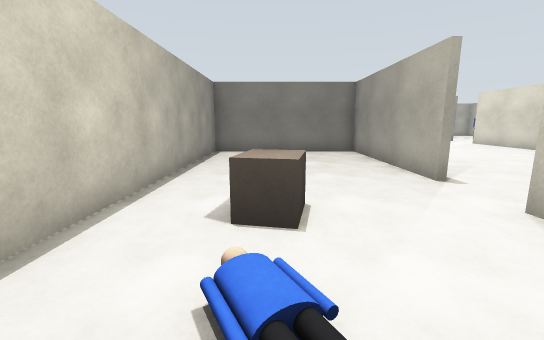
View 1 (above)

20 first-person views from a walk through a Gazebo world. The camera is 1.2 m above the floor, tilts 10° down and sees 90° across. The floor is counted in squares, 1 m on a side. Each view is taken from the middle of a square. On the plan, view 1 faces up. The plan holds only what a view shows up to about 12 squares ahead; the rest is blank. Simple shapes stand in for some stock models.

View 2
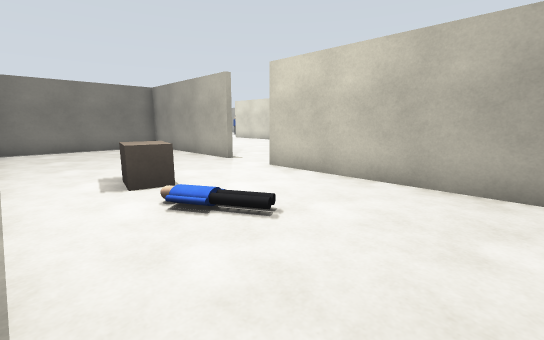

View 3
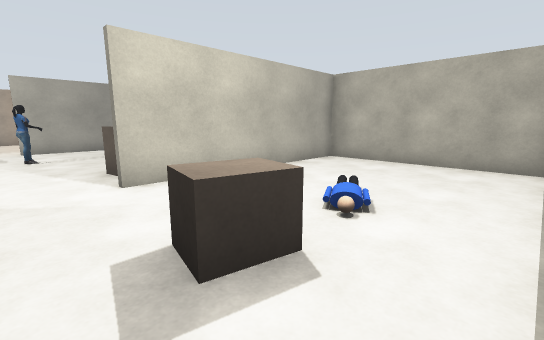

View 4
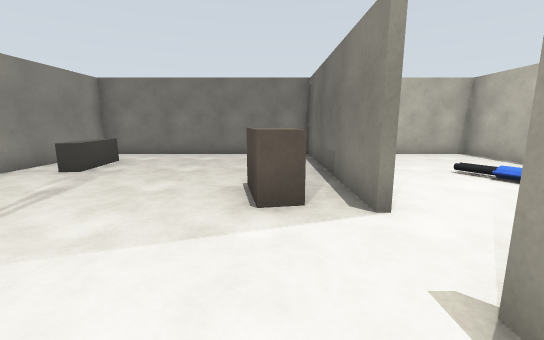

View 5
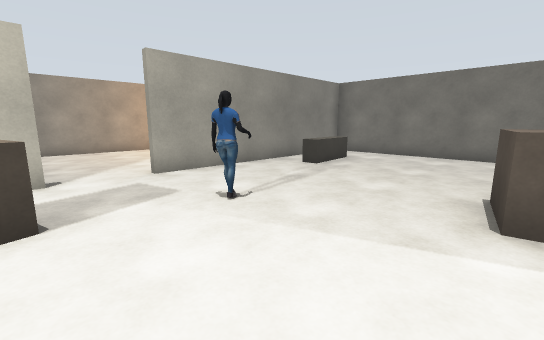

View 6
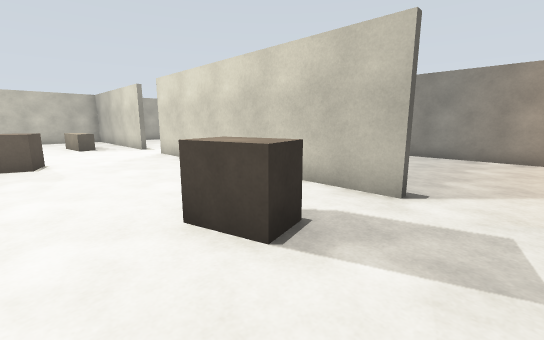

View 7
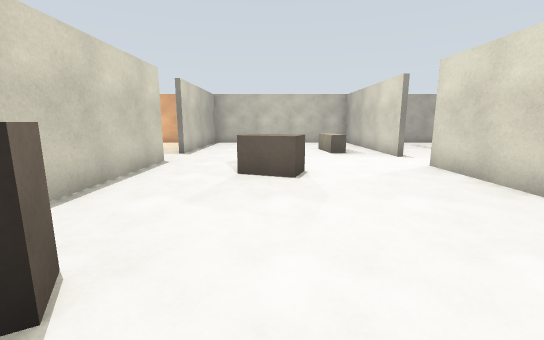

View 8
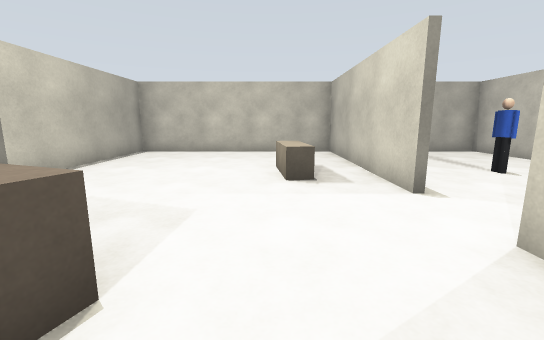

View 9
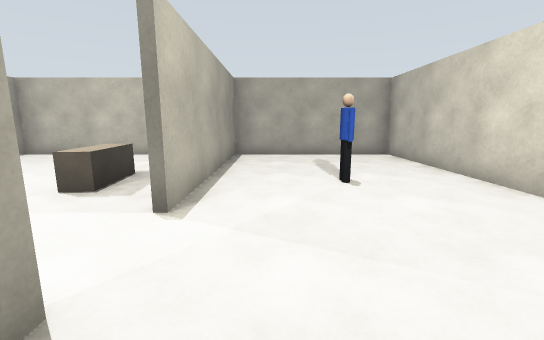

View 10
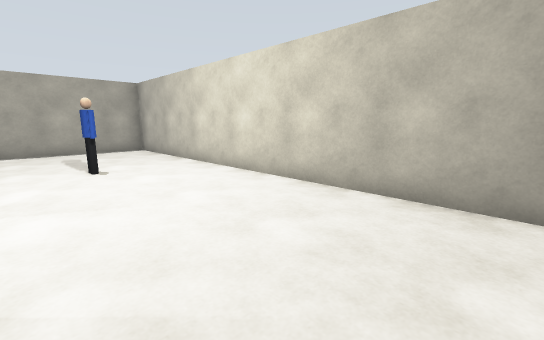

View 11
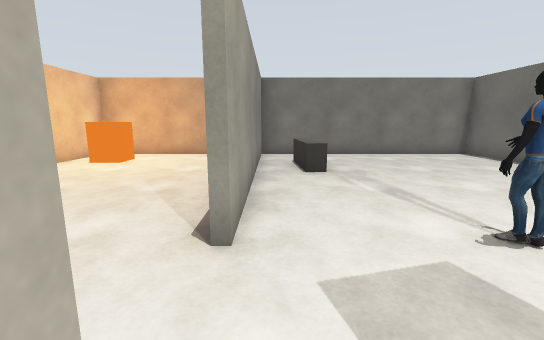

View 12
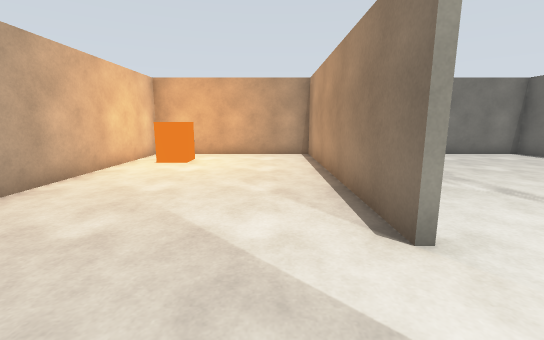

View 13
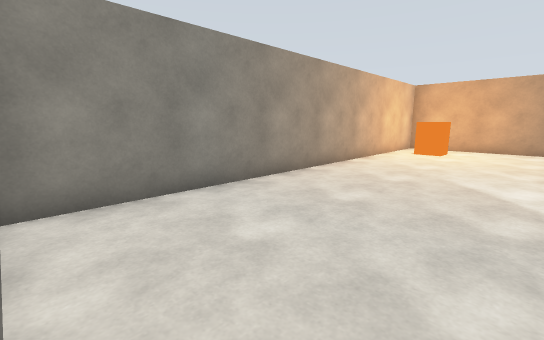

View 14
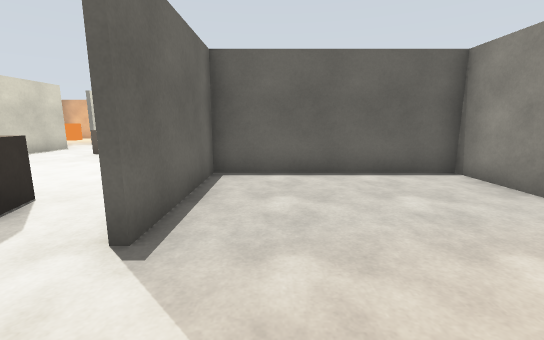

View 15
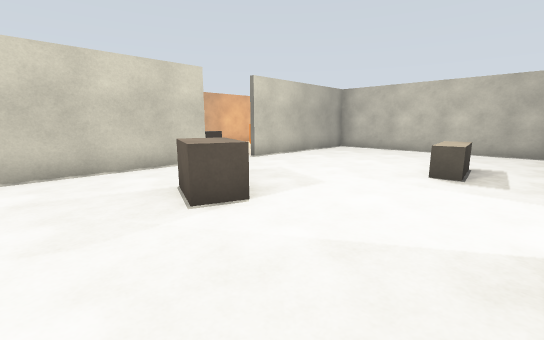

View 16
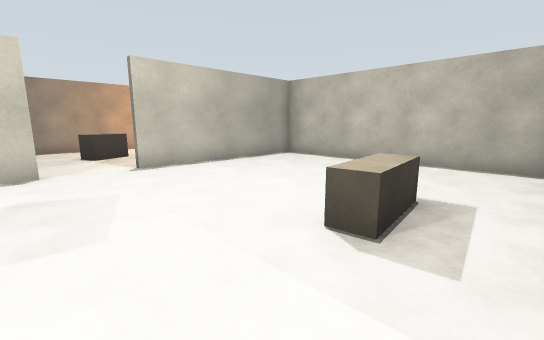

View 17
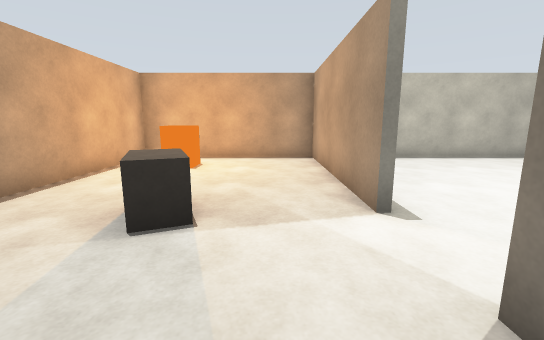

View 18
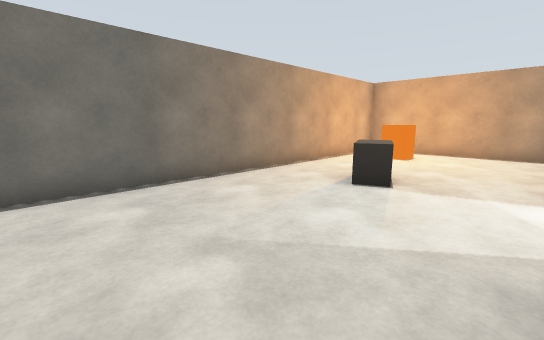

View 19
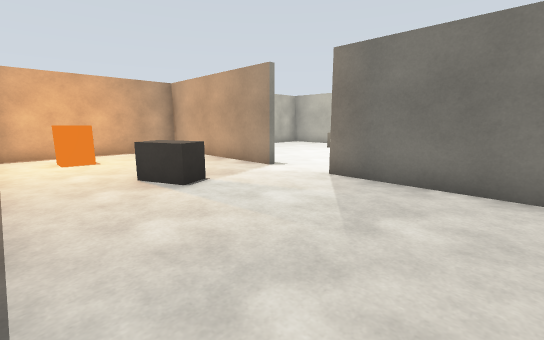

View 20
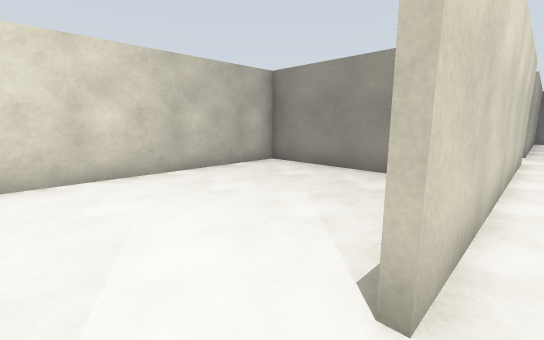

### Floor plan
Points are (right, up) in squares from view 1. A wall is a line through its corners. A room is listed if a view was taken in it or the views show most of it. See-through windows are left out.
Room 1 (views 1, 2, 3)
walls: (3.4, 5.4) (3.4, 11.4); (-2.4, -0.9) (-2.4, -3.4) (4, -3.4); (3.6, 11.4) (-2.4, 11.4) (-2.4, 2.1); (3.4, -3.5) (3.4, 3.5)
ways out: opening at (4, 4.5) to room 2
objects: person (0, 1) to (0, 2); brown box (0, 3) to (0, 4)
Room 2 (views 4, 5, 6, 7, 8, 11, 15, 16, 20)
walls: (11.4, 6.4) (11.4, 15.5); (3.6, 16.6) (3.6, 11.4); (11.4, 17.4) (11.4, 24.4); (3.6, 3.5) (3.6, -3.4); (12, 24.4) (4, 24.4); (3.6, 24.5) (3.6, 18.5); (11.4, -3.5) (11.4, 4.5); (4, -3.4) (12, -3.4)
ways out: opening at (4, 4.5) to room 1; opening at (12, 16.5) to room 3; opening at (12, 5.5) to room 4; opening at (4, 17.5) to room 5
objects: brown box (5, 2) to (5, 3); brown box (5, 9) to (5, 10); brown box (6, 14) to (8, 15); person (8, 4) to (9, 5); brown box (9, 7) to (9, 8); brown box (9, 19) to (10, 20); grey box (10, -1) to (10, 0)
Room 3 (views 9, 10)
walls: (11.6, 24.4) (11.6, 17.5); (17.4, 11) (17.4, 24.4) (12, 24.4); (13.5, 10.6) (17.4, 10.6)
ways out: opening at (12, 16.5) to room 2
objects: person (15, 19) to (15, 20)
Room 4 (views 12, 13, 14)
walls: (11.6, 4.6) (11.6, -3.4); (17.5, 10.4) (11.6, 10.4) (11.6, 6.4); (12, -3.4) (17.4, -3.4) (17.4, 11)
ways out: opening at (12, 5.5) to room 2
objects: orange box (16, -2) to (16, -1)
Room 5 (views 17, 18, 19)
walls: (3.4, 18.5) (3.4, 24.4); (4, 24.4) (-2.4, 24.4) (-2.4, 12.9); (3.4, 12.9) (3.4, 16.5)
ways out: opening at (4, 17.5) to room 2
objects: orange box (-1, 22) to (0, 23); grey box (0, 18) to (1, 19)

Positions as (right, up) in squares from view 1, and headings:
1: (0, 0), facing up
2: (-2, -2), facing up-right
3: (-2, 5), facing down-right
4: (5, 7), facing down
5: (5, 7), facing down-right
6: (7, 5), facing up-right
7: (7, 8), facing up
8: (9, 13), facing up
9: (13, 14), facing up
10: (13, 12), facing up-right
11: (11, 7), facing down
12: (13, 7), facing down
13: (13, 10), facing down-right
14: (13, 4), facing up
15: (11, 12), facing up-left
16: (11, 16), facing up-left
17: (2, 15), facing up
18: (3, 13), facing up-left
19: (-2, 13), facing up-right
20: (11, 17), facing down-right
